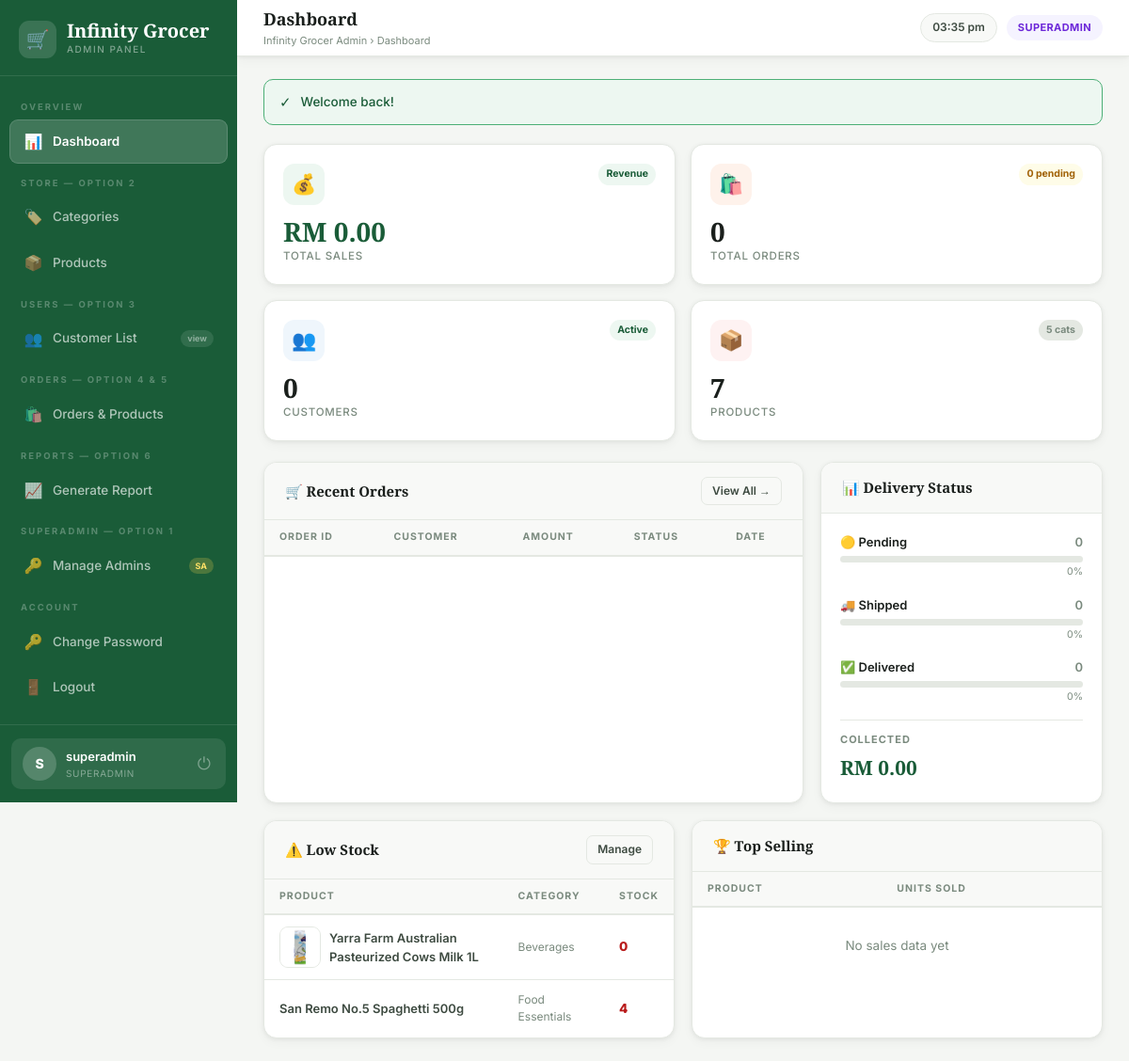
/admin/pages/dashboard.php (signed in), run on the app's committed database.
### tables this page shows
CREATE TABLE IF NOT EXISTS products (
    product_id INT PRIMARY KEY AUTO_INCREMENT,
    category_id int NOT NULL,
    name VARCHAR(255) NOT NULL,
    description TEXT,
    price DECIMAL(10, 2) NOT NULL,
    stock_quantity int NOT NULL,
    created_at TIMESTAMP NOT NULL DEFAULT CURRENT_TIMESTAMP,
    FOREIGN KEY (category_id) REFERENCES categories(category_id),
    product_image VARCHAR(255),
    active BOOLEAN NOT NULL DEFAULT TRUE
);

CREATE TABLE IF NOT EXISTS categories (
    category_id INT PRIMARY KEY AUTO_INCREMENT,
    category_name VARCHAR(255) NOT NULL UNIQUE
);

### admin/pages/dashboard.php (the view, shortened to what this page needs)
<?php
require_once '../includes/auth.php';
$db=getDB();
$s_orders    =$db->query("SELECT COUNT(*) c FROM orders")->fetch_assoc()['c'];
$s_revenue   =$db->query("SELECT COALESCE(SUM(total_price),0) t FROM orders")->fetch_assoc()['t'];
$s_customers =$db->query("SELECT COUNT(*) c FROM customers")->fetch_assoc()['c'];
$s_products  =$db->query("SELECT COUNT(*) c FROM products WHERE active = 1")->fetch_assoc()['c'];
$s_pending   =$db->query("SELECT COUNT(*) c FROM orders WHERE delivery_status='pending'")->fetch_assoc()['c'];
$s_shipped   =$db->query("SELECT COUNT(*) c FROM orders WHERE delivery_status='shipped'")->fetch_assoc()['c'];
$s_delivered =$db->query("SELECT COUNT(*) c FROM orders WHERE delivery_status='delivered'")->fetch_assoc()['c'];
$s_paid      =$db->query("SELECT COALESCE(SUM(price),0) t FROM payments WHERE payment_status='completed'")->fetch_assoc()['t'];
$s_cats      =$db->query("SELECT COUNT(*) c FROM categories")->fetch_assoc()['c'];
$top=$db->query("SELECT p.name,p.product_image,SUM(od.quantity) sold FROM order_details od JOIN products p ON od.product_id=p.product_id WHERE p.active = 1 GROUP BY od.product_id ORDER BY sold DESC LIMIT 5");
$low=$db->query("SELECT p.name,p.stock_quantity,p.product_image,c.category_name FROM products p JOIN categories c ON p.category_id=c.category_id WHERE p.stock_quantity<=15 AND p.active = 1 ORDER BY p.stock_quantity ASC LIMIT 6");
require_once '../includes/header.php';
?>
<div class="stats-grid">
  <div class="stat-card">
    <div class="sc-top"><div class="sc-icon g">💰</div><span class="sc-tag up">Revenue</span></div>
    <div class="sc-val" style="color:var(--green)"><?= formatRM($s_revenue) ?></div>
    <div class="sc-lbl">Total Sales</div>
  </div>
  <div class="stat-card">
    <div class="sc-top"><div class="sc-icon o">🛍️</div><span class="sc-tag warn"><?= $s_pending ?> pending</span></div>
    <div class="sc-val"><?= number_format($s_orders) ?></div>
    <div class="sc-lbl">Total Orders</div>
  </div>
  <div class="stat-card">
    <div class="sc-top"><div class="sc-icon b">👥</div><span class="sc-tag up">Active</span></div>
    <div class="sc-val"><?= number_format($s_customers) ?></div>
    <div class="sc-lbl">Customers</div>
  </div>
  <div class="stat-card">
    <div class="sc-top"><div class="sc-icon r">📦</div><span class="sc-tag neu"><?= $s_cats ?> cats</span></div>
    <div class="sc-val"><?= number_format($s_products) ?></div>
    <div class="sc-lbl">Products</div>
  </div>
</div>
<div style="display:grid;grid-template-columns:1fr 300px;gap:18px;margin-bottom:18px">
  <div class="card">
    <div class="card-header"><span class="card-title">🛒 Recent Orders</span><a href="orders.php" class="btn btn-ghost btn-sm">View All →</a></div>
    <div class="tbl-wrap"><table>
      <thead><tr><th>Order ID</th><th>Customer</th><th>Amount</th><th>Status</th><th>Date</th></tr></thead>
    </table></div>
  </div>
  <div class="card">
    <div class="card-header"><span class="card-title">📊 Delivery Status</span></div>
    <div class="card-body">
      <?php foreach(['pending'=>['🟡','#a16207',$s_pending],'shipped'=>['🚚','#1d6fa4',$s_shipped],'delivered'=>['✅','#1a5c38',$s_delivered]] as $s=>[$ic,$col,$cnt]): $p=pct($cnt,$s_orders); ?>
      <div style="margin-bottom:16px">
        <div style="display:flex;justify-content:space-between;margin-bottom:5px">
          <span style="font-size:13px;font-weight:600"><?= $ic ?> <?= ucfirst($s) ?></span>
          <span style="font-size:13px;color:var(--text3);font-weight:600"><?= $cnt ?></span>
        </div>
        <div class="prog-bar"><div class="prog-fill" style="width:<?= $p ?>%;background:<?= $col ?>"></div></div>
        <div style="font-size:10.5px;color:var(--text3);text-align:right;margin-top:2px"><?= $p ?>%</div>
      </div>
      <?php endforeach; ?>
      <div style="border-top:1px solid var(--border);padding-top:12px;margin-top:6px">
        <div style="font-size:11px;font-weight:700;text-transform:uppercase;letter-spacing:1px;color:var(--text3);margin-bottom:5px">Collected</div>
        <div style="font-family:'Playfair Display',serif;font-size:21px;font-weight:800;color:var(--green)"><?= formatRM($s_paid) ?></div>
      </div>
    </div>
  </div>
</div>
<div style="display:grid;grid-template-columns:1fr 1fr;gap:18px">
  <div class="card">
    <div class="card-header"><span class="card-title">⚠️ Low Stock</span><a href="products.php" class="btn btn-ghost btn-sm">Manage</a></div>
    <div class="tbl-wrap"><table>
      <thead><tr><th>Product</th><th>Category</th><th>Stock</th></tr></thead>
      <tbody>
      <?php $any=false; while($p=$low->fetch_assoc()): $any=true; ?>
      <tr>
        <td><div style="display:flex;align-items:center;gap:9px">
          <?php if($p['product_image']): ?><img src="<?= sanitize($p['product_image']) ?>" class="p-thumb" onerror="this.style.display='none'" alt="">
          <?php else: ?><div class="p-thumb-ph">📦</div><?php endif; ?>
          <span style="font-weight:600;font-size:13px"><?= sanitize($p['name']) ?></span>
        </div></td>
        <td style="color:var(--text3);font-size:12px"><?= sanitize($p['category_name']) ?></td>
        <td><span style="font-weight:800;color:<?= $p['stock_quantity']<=5?'var(--red)':'var(--orange)' ?>"><?= $p['stock_quantity'] ?></span></td>
      </tr>
      <?php endwhile; if(!$any): ?><tr><td colspan="3" style="text-align:center;padding:30px;color:var(--text3)">✅ All stocked well</td></tr><?php endif; ?>
      </tbody>
    </table></div>
  </div>
  <div class="card">
    <div class="card-header"><span class="card-title">🏆 Top Selling</span></div>
    <div class="tbl-wrap"><table>
      <thead><tr><th>Product</th><th>Units Sold</th></tr></thead>
      <tbody>
      <?php $any2=false;$r=1; while($p=$top->fetch_assoc()): $any2=true; $medals=['🥇','🥈','🥉','4️⃣','5️⃣']; ?>
      <?php $r++;endwhile; if(!$any2): ?><tr><td colspan="2" style="text-align:center;padding:30px;color:var(--text3)">No sales data yet</td></tr><?php endif; ?>
      </tbody>
    </table></div>
  </div>
</div>
<?php require_once '../includes/footer.php'; ?>

### admin/assets/css/style.css (style rules this page uses)
:root { --bg: #f4f6f3; --surface: #ffffff; --surface2: #f8f9f7; --border: #e4e8e2; --border2: #d0d5cc; --green: #1a5c38; --green2: #27764a; --green3: #4caf76; --green-lt: #d4edde; --green-bg: #edf7f1; --text: #1a1f1c; --text2: #3d4a40; --text3: #7a8a7e; --text4: #b0bcb4; --orange: #c95f1e; --orange-bg: #fef2eb; --red: #b91c1c; --red-bg: #fef2f2; --blue: #1d6fa4; --blue-bg: #eff6fc; --yellow: #a16207; --yellow-bg: #fefce8; --purple: #6d28d9; --purple-bg: #f5f3ff; --sidebar-w: 252px; --topbar-h: 60px; --radius: 10px; --radius-lg: 14px; --shadow: 0 1px 4px rgba(0,0,0,.06), 0 4px 12px rgba(0,0,0,.04); --shadow-md: 0 4px 20px rgba(0,0,0,.10); --shadow-lg: 0 8px 40px rgba(0,0,0,.14); --font: 'Inter', sans-serif; --font-s: 'Playfair Display', serif; }
*,*::before,*::after { margin:0;padding:0;box-sizing:border-box }
body { font-family:var(--font);background:var(--bg);color:var(--text);min-height:100vh;display:flex;font-size:14px;line-height:1.55 }
a { text-decoration:none;color:inherit }
.stats-grid { display:grid;grid-template-columns:repeat(4,1fr);gap:16px;margin-bottom:22px }
.stat-card { background:var(--surface);border:1px solid var(--border);border-radius:var(--radius-lg);padding:20px;box-shadow:var(--shadow);transition:transform .2s,box-shadow .2s }
.sc-top { display:flex;align-items:flex-start;justify-content:space-between;margin-bottom:14px }
.sc-icon { width:44px;height:44px;border-radius:12px;display:flex;align-items:center;justify-content:center;font-size:21px }
.sc-icon.g { background:var(--green-bg) }
.sc-icon.o { background:var(--orange-bg) }
.sc-icon.b { background:var(--blue-bg) }
.sc-icon.r { background:var(--red-bg) }
.sc-tag { font-size:10.5px;font-weight:700;padding:3px 8px;border-radius:20px }
.sc-tag.up { background:var(--green-bg);color:var(--green) }
.sc-tag.warn { background:var(--yellow-bg);color:var(--yellow) }
.sc-tag.neu { background:var(--border);color:var(--text3) }
.sc-val { font-family:var(--font-s);font-size:28px;font-weight:800;line-height:1;margin-bottom:4px }
.sc-lbl { font-size:11.5px;color:var(--text3);font-weight:500;text-transform:uppercase;letter-spacing:.8px }
.card { background:var(--surface);border:1px solid var(--border);border-radius:var(--radius-lg);box-shadow:var(--shadow);overflow:hidden }
.card-header { padding:15px 22px;border-bottom:1px solid var(--border);display:flex;align-items:center;justify-content:space-between;background:var(--surface2) }
.card-title { font-family:var(--font-s);font-size:15px;font-weight:700 }
.card-body { padding:20px }
.tbl-wrap { overflow-x:auto }
table { width:100%;border-collapse:collapse;font-size:13.5px }
thead tr { background:var(--surface2);border-bottom:2px solid var(--border) }
th { padding:10px 16px;text-align:left;font-size:10.5px;font-weight:700;letter-spacing:1px;text-transform:uppercase;color:var(--text3);white-space:nowrap }
td { padding:12px 16px;border-bottom:1px solid var(--border);vertical-align:middle;color:var(--text2) }
tbody tr:last-child td { border-bottom:none }
.btn { display:inline-flex;align-items:center;gap:6px;padding:8px 16px;border-radius:9px;border:none;cursor:pointer;font-family:var(--font);font-size:13px;font-weight:600;transition:all .16s;text-decoration:none;white-space:nowrap }
.btn-ghost { background:var(--surface2);color:var(--text2);border:1px solid var(--border) }
.btn-sm { padding:5px 11px;font-size:12px;border-radius:7px }
.p-thumb { width:44px;height:44px;border-radius:9px;object-fit:cover;border:1px solid var(--border);background:var(--surface2);flex-shrink:0 }
.prog-bar { height:7px;background:var(--border);border-radius:10px;overflow:hidden;margin-top:5px }
@media (max-width:1200px) { .stats-grid { grid-template-columns:repeat(2,1fr) } }

### data on the page
products: product_image (picture), name "Yarra Farm Australian Pasteurized Cows Milk 1L", category.category_name "Beverages", stock_quantity "0"
products: name "San Remo No.5 Spaghetti 500g", category.category_name "Food Essentials", stock_quantity "4"

### other printed values
substr(getAdminName(),0,1) "S"
getAdminName() "superadmin"
$role "SUPERADMIN"
$page_title "Dashboard"
$icon "✓"
$f['msg'] "Welcome back!"
formatRM($s_revenue) "RM 0.00"
$s_pending "0"
$s_orders "0"
$s_customers "0"
$s_cats "5"
$s_products "7"
$ic "🟡"
$s "Pending"
$cnt "0"
